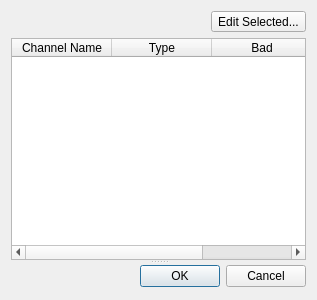
<?xml version="1.0" encoding="UTF-8"?>
<ui version="4.0">
 <class>Dialog</class>
 <widget class="QDialog" name="Dialog">
  <property name="geometry">
   <rect>
    <x>0</x>
    <y>0</y>
    <width>317</width>
    <height>300</height>
   </rect>
  </property>
  <property name="windowTitle">
   <string>Dialog</string>
  </property>
  <layout class="QGridLayout" name="gridLayout">
   <item row="1" column="0">
    <widget class="QSplitter" name="splitter">
     <property name="orientation">
      <enum>Qt::Vertical</enum>
     </property>
     <widget class="QTableWidget" name="tableWidget">
      <property name="selectionMode">
       <enum>QAbstractItemView::MultiSelection</enum>
      </property>
      <property name="showGrid">
       <bool>false</bool>
      </property>
      <property name="sortingEnabled">
       <bool>true</bool>
      </property>
      <attribute name="verticalHeaderVisible">
       <bool>false</bool>
      </attribute>
      <column>
       <property name="text">
        <string>Channel Name</string>
       </property>
      </column>
      <column>
       <property name="text">
        <string>Type</string>
       </property>
      </column>
      <column>
       <property name="text">
        <string>Bad</string>
       </property>
      </column>
     </widget>
     <widget class="QDialogButtonBox" name="buttonBox">
      <property name="orientation">
       <enum>Qt::Horizontal</enum>
      </property>
      <property name="standardButtons">
       <set>QDialogButtonBox::Cancel|QDialogButtonBox::Ok</set>
      </property>
     </widget>
    </widget>
   </item>
   <item row="0" column="0">
    <layout class="QHBoxLayout" name="horizontalLayout">
     <item>
      <spacer name="horizontalSpacer">
       <property name="orientation">
        <enum>Qt::Horizontal</enum>
       </property>
       <property name="sizeHint" stdset="0">
        <size>
         <width>40</width>
         <height>20</height>
        </size>
       </property>
      </spacer>
     </item>
     <item>
      <widget class="QToolButton" name="editSelectedButton">
       <property name="text">
        <string>Edit Selected...</string>
       </property>
      </widget>
     </item>
    </layout>
   </item>
  </layout>
 </widget>
 <resources/>
 <connections>
  <connection>
   <sender>buttonBox</sender>
   <signal>accepted()</signal>
   <receiver>Dialog</receiver>
   <slot>accept()</slot>
   <hints>
    <hint type="sourcelabel">
     <x>248</x>
     <y>254</y>
    </hint>
    <hint type="destinationlabel">
     <x>157</x>
     <y>274</y>
    </hint>
   </hints>
  </connection>
  <connection>
   <sender>buttonBox</sender>
   <signal>rejected()</signal>
   <receiver>Dialog</receiver>
   <slot>reject()</slot>
   <hints>
    <hint type="sourcelabel">
     <x>316</x>
     <y>260</y>
    </hint>
    <hint type="destinationlabel">
     <x>286</x>
     <y>274</y>
    </hint>
   </hints>
  </connection>
 </connections>
</ui>
